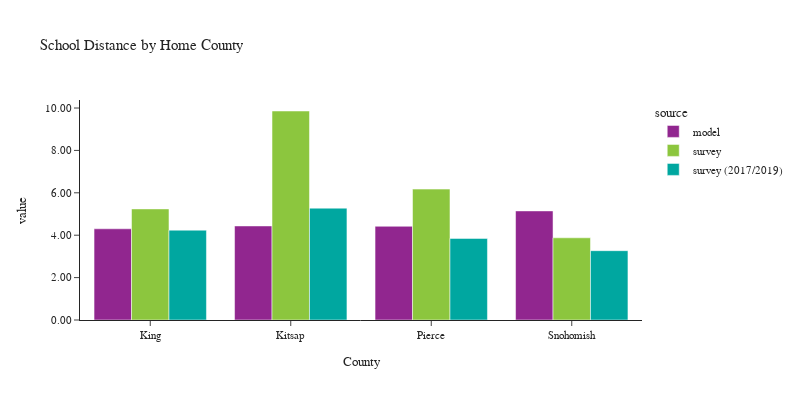

Notebook cell for this chart:
### Code cell
plot_school_location(df_students, 'CountyName_home', 'Home County', 'County')

### Figure 1 — Plotly figure (JSON) as saved in the notebook; plotly's stock layout.template omitted (floating-point values rounded to 4 significant figures)
{"data": [{"alignmentgroup": "True", "customdata": [[50647], [5686], [21684], [19034]], "hovertemplate": "source=model<br>CountyName_home=%{x}<br>value=%{y}<br>sample count=%{customdata[0]}<extra></extra>", "legendgroup": "model", "marker": {"color": "#91268F", "pattern": {"shape": ""}}, "name": "model", "offsetgroup": "model", "orientation": "v", "showlegend": true, "textposition": "auto", "type": "bar", "x": ["King", "Kitsap", "Pierce", "Snohomish"], "xaxis": "x", "y": [4.302, 4.437, 4.421, 5.146], "yaxis": "y"}, {"alignmentgroup": "True", "customdata": [[621], [62], [110], [126]], "hovertemplate": "source=survey<br>CountyName_home=%{x}<br>value=%{y}<br>sample count=%{customdata[0]}<extra></extra>", "legendgroup": "survey", "marker": {"color": "#8CC63E", "pattern": {"shape": ""}}, "name": "survey", "offsetgroup": "survey", "orientation": "v", "showlegend": true, "textposition": "auto", "type": "bar", "x": ["King", "Kitsap", "Pierce", "Snohomish"], "xaxis": "x", "y": [5.241, 9.86, 6.174, 3.877], "yaxis": "y"}, {"alignmentgroup": "True", "customdata": [[365], [14], [41], [31]], "hovertemplate": "source=survey (2017/2019)<br>CountyName_home=%{x}<br>value=%{y}<br>sample count=%{customdata[0]}<extra></extra>", "legendgroup": "survey (2017/2019)", "marker": {"color": "#00A7A0", "pattern": {"shape": ""}}, "name": "survey (2017/2019)", "offsetgroup": "survey (2017/2019)", "orientation": "v", "showlegend": true, "textposition": "auto", "type": "bar", "x": ["King", "Kitsap", "Pierce", "Snohomish"], "xaxis": "x", "y": [4.238, 5.276, 3.848, 3.27], "yaxis": "y"}], "layout": {"barmode": "group", "font": {"size": 11}, "height": 400, "legend": {"title": {"text": "source"}, "tracegroupgap": 0}, "title": {"text": "School Distance by Home County"}, "width": 800, "xaxis": {"anchor": "y", "domain": [0.0, 1.0], "title": {"text": "County"}}, "yaxis": {"anchor": "x", "domain": [0.0, 1.0], "tickformat": ".2f", "title": {"text": "value"}}}}
